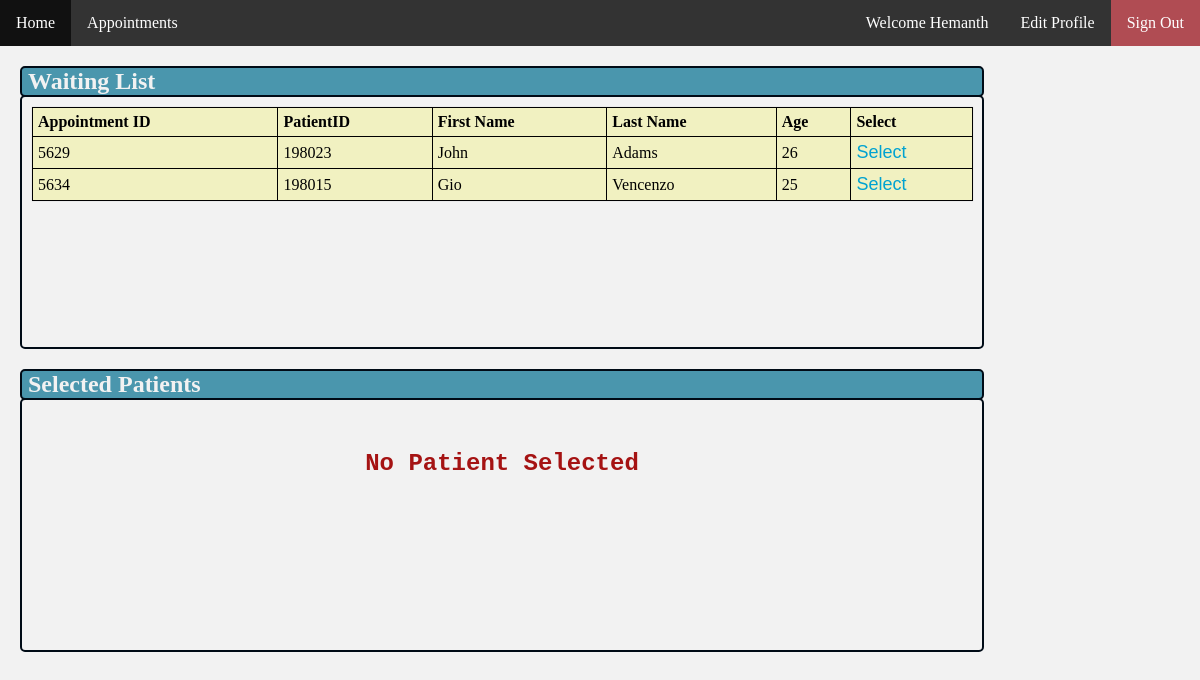
The app's page /doctor/doctor.php (signed in) with its own data.
### tables this page shows
CREATE TABLE IF NOT EXISTS `Appointment` (
  `ApptID` int(11) NOT NULL AUTO_INCREMENT,
  `ApptDate` date NOT NULL,
  `ApptTime` time NOT NULL,
  `Comments` varchar(1000) DEFAULT NULL,
  `Prescription` varchar(500) DEFAULT NULL,
  `ApptStatus` varchar(400) DEFAULT NULL,
  `PatientID` int(11) NOT NULL,
  PRIMARY KEY (`ApptID`),
  KEY `PatientID` (`PatientID`)
);

CREATE TABLE IF NOT EXISTS `Patient` (
  `PatientID` int(11) NOT NULL AUTO_INCREMENT,
  `PatientFName` varchar(25) NOT NULL,
  `PatientLName` varchar(25) NOT NULL,
  `PatientAddress` varchar(100) DEFAULT NULL,
  `DOB` date NOT NULL,
  `Image` longblob,
  PRIMARY KEY (`PatientID`),
  KEY `PatientFName` (`PatientFName`),
  KEY `PatientLName` (`PatientLName`)
);

### doctor/doctorHeader.php (the view, shortened to what this page needs)
<!DOCTYPE html PUBLIC "-//W3C//DTD XHTML 1.0 Transitional//EN" "http://www.w3.org/TR/xhtml1/DTD/xhtml1-transitional.dtd">
<html xmlns="http://www.w3.org/1999/xhtml">
<head>
<link rel="stylesheet" href="style.css" type="text/css" />
<!DOCTYPE html PUBLIC "-//W3C//DTD XHTML 1.0 Transitional//EN" "http://www.w3.org/TR/xhtml1/DTD/xhtml1-transitional.dtd">
<html xmlns="http://www.w3.org/1999/xhtml">
<head>
<link rel="stylesheet" href="../style.css" type="text/css" />
<div id="resHeader">
<ul>
	<li><a href="doctor.php">Home</a></li>
	<li class="dpdwn"><a style="background:#333;" href="view.php">Appointments</a>
	</li>
	<li style="float:right"><a class="active" href="../login/logout.php?logout">Sign Out</a></li>
	<li style="float:right"><a href="editProfile.php">Edit Profile</a></li>
	<li style="float:right"><a href="doctor.php">Welcome <?php echo $_SESSION['EmpFName']; ?></a></li>
</div>
</head>
<body bgcolor="#f2f2f2">
<div class="listHeadign" ><h2 style="color:#f2f2f2;"> &nbsp;Waiting List</h2></div>
<div class="wrapper">
<?php
$apptQuery="SELECT * FROM Appointment where DATE(ApptDate) = CURDATE() and (ApptStatus is null)";
$apptResult = mysql_query($apptQuery);
if(mysql_num_rows($apptResult)>0)
{
?>
<table id="t01">
	<tr>
  		<th>Appointment ID</th>
	    <th>PatientID</th>
	    <th>First Name</th>
    	<th>Last Name</th>
    	<th>Age</th>
	    <th>Select</th>
    </tr>
	<?php
		while ($row = mysql_fetch_array($apptResult)) {
			$patientID = $row['PatientID'];
			$patientQuer="SELECT * FROM Patient WHERE PatientID='$patientID' ";
			$patientResult = mysql_query($patientQuer);
			$patientDetails = mysql_fetch_array($patientResult);
			$dob = new DateTime($patientDetails['DOB']);
			$currentDate   = new DateTime('today');
			$age= $dob->diff($currentDate)->y;
			echo '<tr>';
        	echo '<td>' . $row['ApptID'] . '</td>';
        	echo '<td>' . $patientID . '</td>';
        	echo '<td>' . $patientDetails['PatientFName'] . '</td>';
        	echo '<td>' . $patientDetails['PatientLName'] . '</td>';
        	echo '<td>' . $age . '</td>';
        	echo '<td> <a href=doctor.php?selectPatientID='.$patientID.'&appointmentID='.$row['ApptID'].'>Select</a> </td>';
			echo '</tr>';
		}
	?>
</table>
<?php
}else
echo '<h2 style="color:#a51313;font-family: courier;text-align:center;margin-top:50px">No appointments found<h2>';
?>
</div>
<div class="listHeadign" ><h2  style="color:#f2f2f2;">&nbsp;Selected Patients</h2></div>
<div class="wrapper">
<?php
$doctorID=$_SESSION['doctor'];
$apptQuery="SELECT * FROM Appointment where DATE(ApptDate) = CURDATE() and ApptStatus = '$doctorID'";
$apptResult = mysql_query($apptQuery);
if(mysql_num_rows($apptResult)>0)
{
?>
<table id="t01">
	<tr>
  		<th>Appointment ID</th>
	    <th>PatientID</th>
	    <th>First Name</th>
    	<th>Last Name</th>
    	<th>Age</th>
	    <th>UpdateStatus</th>
	    <th>Comment</th>
	    <th>Submit</th>
    </tr>
	<?php
		while ($row = mysql_fetch_array($apptResult)) {
			$PatientID = $row['PatientID'];
			$patientQuer="SELECT * FROM Patient WHERE PatientID='$PatientID' ";
			$patientResult = mysql_query($patientQuer);
			$patientDetails = mysql_fetch_array($patientResult);
			$dob = new DateTime($patientDetails['DOB']);
			$currentDate   = new DateTime('today');
			$age= $dob->diff($currentDate)->y;
			echo '<tr>';
        	echo '<td>' . $row['ApptID'] . '</td>';
        	echo '<td>' . $PatientID . '</td>';
        	echo '<td>' . $patientDetails['PatientFName'] . '</td>';
        	echo '<td>' . $patientDetails['PatientLName'] . '</td>';
        	echo '<td>' . $age . '</td>';
        	?>
        	<td>
        		<select name="status" onchange="updateStatus(this.value)">
					<option value="select">--Select--</option>
					<option value= <?php echo 'closeAppointment.php?ApptID='.$row['ApptID']?> >close Appointment</option>
				    <option name = "Reschedule" value= "<?php echo 'reschedule.php?PatientID='.$PatientID?> ">Reschedule</option>
				</select><br>
			</td>
        	<td>
	        	<form method="post" action="doctor.php">
	        		<textarea rows="4" cols="25" name="comment"><?php echo $row['Comments']; ?></textarea>
	        		<input type="hidden" name="ApptID" value= <?php echo $row['ApptID']; ?> >
	        		<input type="submit" value= "Update" style="width: 30%;" name="updateComment" />
				</form>
        	</td>
        	<td>
        		<a href="doctor.php?cancelApptID=<?php echo $row['ApptID'] ?>">undo select</a>
        	</td>
        	<?php
			echo '</tr>';
		}
	?>
</table>
<?php
}else
echo '<h2 style="color:#a51313;font-family: courier;text-align:center;margin-top:50px">No Patient Selected<h2>';
?>
</div>
</body>

### doctor/doctor.php (shortened to what this page needs)
<?php
include_once 'doctorHeader.php';
?>
    <link rel="stylesheet" href="http://www.jacklmoore.com/colorbox/example1/colorbox.css" />
<body>
</body>
</html>

### doctor/style.css (style rules this page uses)
div { border-radius: 5px; }

### style.css (style rules this page uses)
* { margin:0; padding:0; }
table { border:solid #dcdcdc 1px; box-shadow: 0px 0px 1px rgba(0,0,0,0.2); }
table tr,td { padding:15px; //border:solid #e1e1e1 1px; }
table tr td a { text-decoration:none; color:#00a2d1; font-family:Verdana, Geneva, sans-serif; font-size:18px; }
#resHeader ul { list-style-type: none; margin: 0; padding: 0; overflow: hidden; background-color: #333; }
#resHeader li { float: left; }
#resHeader li a { display: block; color: white; text-align: center; padding: 14px 16px; text-decoration: none; }
#resHeader .active { background-color: #b04c53; }
.wrapper { margin-left: 20px; margin-top: -22px; height: 250px; border: 2px solid rgba(00,11,22,33); border-radius: 5px; width:80%; overflow: auto; }
table { width:98%; }
table, th, td { margin: 10px; border: 1px solid black; border-collapse: collapse; padding-left: 10%; height:30%; overflow: auto; background-color: #f1f1c1; }
th, td { padding: 5px; text-align: left; }
.listHeadign { background-color: #4A96AD; margin: 20px; border: 2px solid rgba(00,11,22,33); color:#2B2B2B; border-radius: 5px; width:80%; }

### records on screen
appointment: ApptID "5629", PatientID "198023", PatientID.PatientFName "John", PatientID.PatientLName "Adams", PatientID.DOB "26"
appointment: ApptID "5634", PatientID "198015", PatientID.PatientFName "Gio", PatientID.PatientLName "Vencenzo", PatientID.DOB "25"

### other values on screen
$_SESSION['EmpFName'] "Hemanth"
